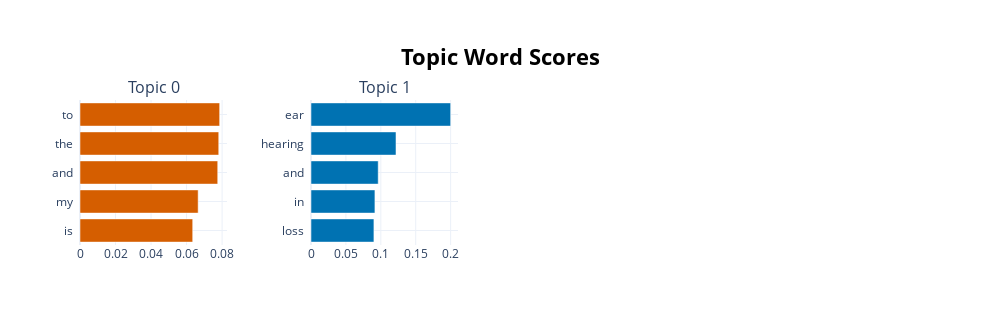

Notebook code for this chart:
### Code cell
topic_model2.visualize_barchart()

### Figure 1 — Plotly figure (JSON) as saved in the notebook; plotly's stock layout.template omitted (floating-point values rounded to 4 significant figures)
{"data": [{"marker": {"color": "#D55E00"}, "orientation": "h", "type": "bar", "x": [0.06345, 0.06653, 0.07754, 0.07812, 0.07863], "xaxis": "x", "y": ["is  ", "my  ", "and  ", "the  ", "to  "], "yaxis": "y"}, {"marker": {"color": "#0072B2"}, "orientation": "h", "type": "bar", "x": [0.09011, 0.09156, 0.09626, 0.1217, 0.2], "xaxis": "x2", "y": ["loss  ", "in  ", "and  ", "hearing  ", "ear  "], "yaxis": "y2"}], "layout": {"annotations": [{"font": {"size": 16}, "showarrow": false, "text": "Topic 0", "x": 0.0875, "xanchor": "center", "xref": "paper", "y": 1, "yanchor": "bottom", "yref": "paper"}, {"font": {"size": 16}, "showarrow": false, "text": "Topic 1", "x": 0.3625, "xanchor": "center", "xref": "paper", "y": 1, "yanchor": "bottom", "yref": "paper"}], "height": 325, "hoverlabel": {"bgcolor": "white", "font": {"family": "Rockwell", "size": 16}}, "showlegend": false, "title": {"font": {"color": "Black", "size": 22}, "text": "<b>Topic Word Scores", "x": 0.5, "xanchor": "center", "yanchor": "top"}, "width": 1000, "xaxis": {"anchor": "y", "autorange": true, "domain": [0, 0.175], "range": [0, 0.08277], "showgrid": true, "type": "linear"}, "xaxis2": {"anchor": "y2", "autorange": true, "domain": [0.275, 0.45], "range": [0, 0.2106], "showgrid": true, "type": "linear"}, "xaxis3": {"anchor": "y3", "domain": [0.55, 0.725], "showgrid": true}, "xaxis4": {"anchor": "y4", "domain": [0.825, 1], "showgrid": true}, "yaxis": {"anchor": "x", "autorange": true, "domain": [0, 1], "range": [-0.5, 4.5], "showgrid": true, "type": "category"}, "yaxis2": {"anchor": "x2", "autorange": true, "domain": [0, 1], "range": [-0.5, 4.5], "showgrid": true, "type": "category"}, "yaxis3": {"anchor": "x3", "domain": [0, 1], "showgrid": true}, "yaxis4": {"anchor": "x4", "domain": [0, 1], "showgrid": true}}}
